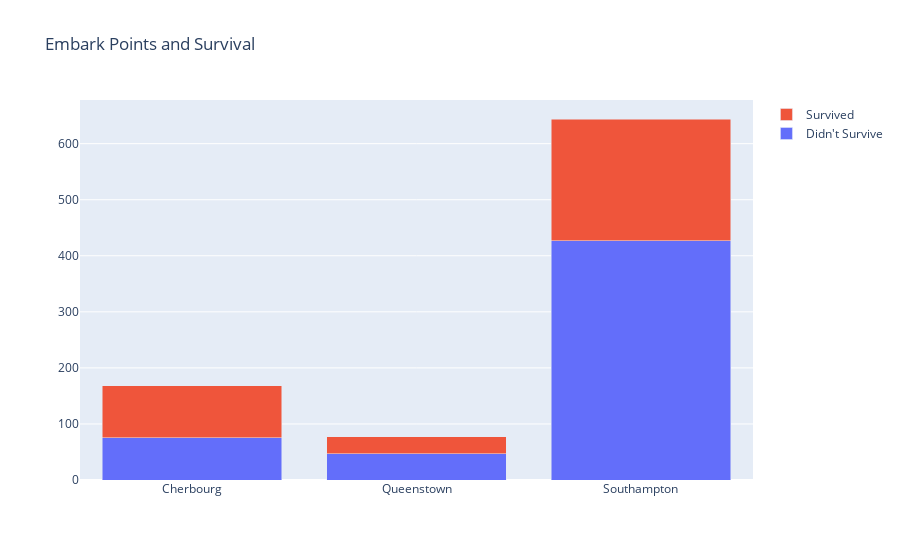

This figure's notebook cell:
### Markdown cell above
### Bar Chart, embarked - survival

    Passengers who embarked from Southampton and Queenstown had less survivals, although the survival rate is relatively low for Southampton passengers, but what is unique is that Cherbourg passengers had more survivors.

### Code cell
iplot(embarked_bar_fig)

### Figure 1 — Plotly figure (JSON) as saved in the notebook; plotly's stock layout.template omitted (floating-point values rounded to 4 significant figures)
{"data": [{"name": "Didn't Survive", "type": "bar", "x": ["Cherbourg", "Queenstown", "Southampton"], "y": [75, 47, 427]}, {"name": "Survived", "type": "bar", "x": ["Cherbourg", "Queenstown", "Southampton"], "y": [93, 30, 217]}], "layout": {"barmode": "stack", "title": {"text": "Embark Points and Survival"}}}
